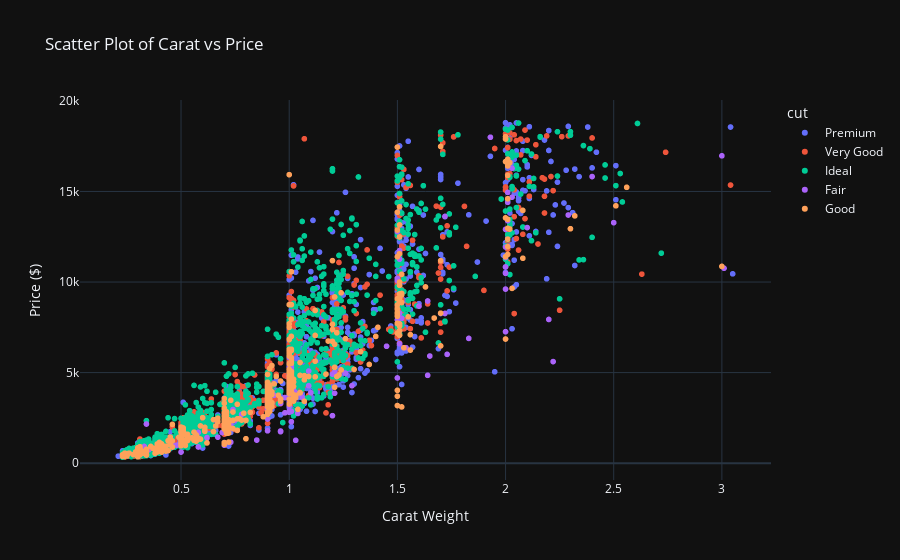

Notebook source saved alongside this figure:
### Code cell
# SCATTER PLOT
fig=px.scatter(df,x="carat",y="price",color="cut",
               title="Scatter Plot of Carat vs Price",
               labels={"carat":"Carat Weight","price":"Price ($)"}
               )
fig.show()

### Figure 1 — Plotly figure (JSON) as saved in the notebook; plotly's stock layout.template omitted (floating-point values rounded to 4 significant figures; data arrays with more than 128 entries replaced by an {"elided": "..."} marker saying what was removed)
{"data": [{"hovertemplate": "cut=Premium<br>Carat Weight=%{x}<br>Price ($)=%{y}<extra></extra>", "legendgroup": "Premium", "marker": {"color": "#636efa", "symbol": "circle"}, "mode": "markers", "name": "Premium", "showlegend": true, "x": {"elided": "1447 float values"}, "xaxis": "x", "y": {"elided": "1447 int values"}, "yaxis": "y", "type": "scattergl"}, {"hovertemplate": "cut=Very Good<br>Carat Weight=%{x}<br>Price ($)=%{y}<extra></extra>", "legendgroup": "Very Good", "marker": {"color": "#EF553B", "symbol": "circle"}, "mode": "markers", "name": "Very Good", "showlegend": true, "x": {"elided": "1195 float values"}, "xaxis": "x", "y": {"elided": "1195 int values"}, "yaxis": "y", "type": "scattergl"}, {"hovertemplate": "cut=Ideal<br>Carat Weight=%{x}<br>Price ($)=%{y}<extra></extra>", "legendgroup": "Ideal", "marker": {"color": "#00cc96", "symbol": "circle"}, "mode": "markers", "name": "Ideal", "showlegend": true, "x": {"elided": "2127 float values"}, "xaxis": "x", "y": {"elided": "2127 int values"}, "yaxis": "y", "type": "scattergl"}, {"hovertemplate": "cut=Fair<br>Carat Weight=%{x}<br>Price ($)=%{y}<extra></extra>", "legendgroup": "Fair", "marker": {"color": "#ab63fa", "symbol": "circle"}, "mode": "markers", "name": "Fair", "showlegend": true, "x": {"elided": "168 float values"}, "xaxis": "x", "y": {"elided": "168 int values"}, "yaxis": "y", "type": "scattergl"}, {"hovertemplate": "cut=Good<br>Carat Weight=%{x}<br>Price ($)=%{y}<extra></extra>", "legendgroup": "Good", "marker": {"color": "#FFA15A", "symbol": "circle"}, "mode": "markers", "name": "Good", "showlegend": true, "x": {"elided": "457 float values"}, "xaxis": "x", "y": {"elided": "457 int values"}, "yaxis": "y", "type": "scattergl"}], "layout": {"xaxis": {"anchor": "y", "domain": [0.0, 1.0], "title": {"text": "Carat Weight"}}, "yaxis": {"anchor": "x", "domain": [0.0, 1.0], "title": {"text": "Price ($)"}}, "legend": {"title": {"text": "cut"}, "tracegroupgap": 0}, "title": {"text": "Scatter Plot of Carat vs Price"}}}
